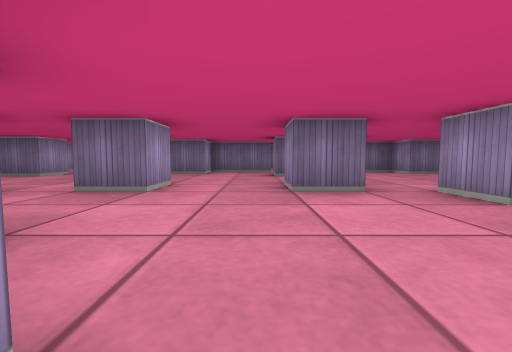
[1] (above)

24 first-person views from a walk through a cub3D maze. The camera is about half as high as the walls, tilts 4° down and sees 90° across. The floor is counted in squares. Each view is taken from the middle of a square. On the plan, view 1 faces up. The plan holds only what a view shows up to about 9 squares ahead; the rest is blank.

[2]
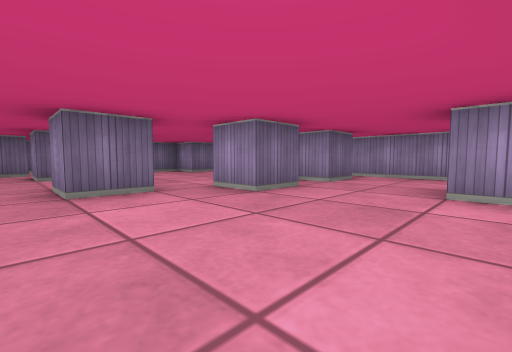

[3]
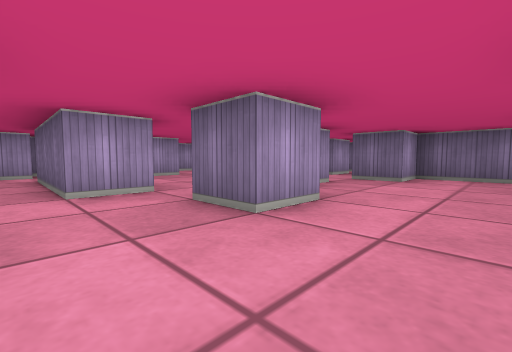

[4]
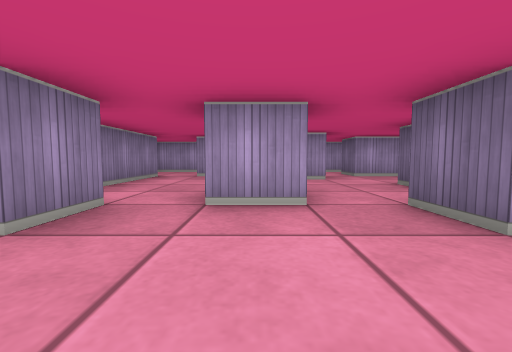

[5]
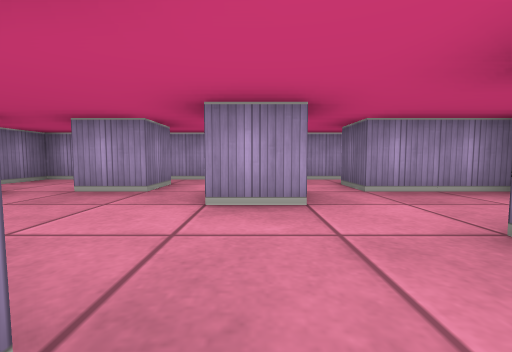

[6]
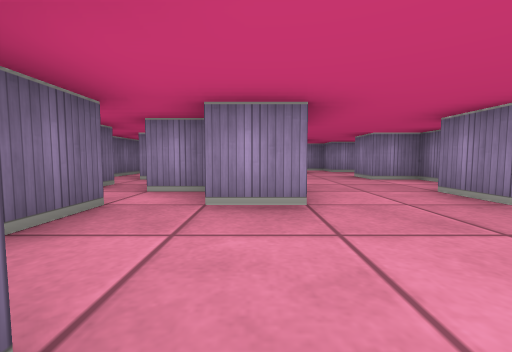

[7]
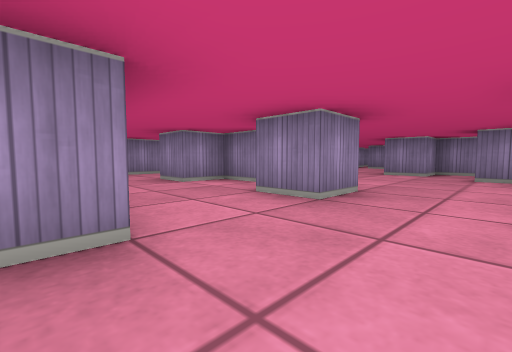

[8]
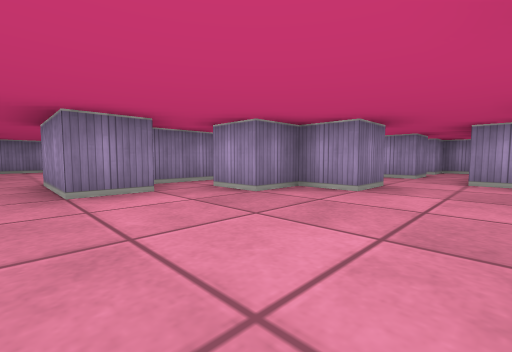

[9]
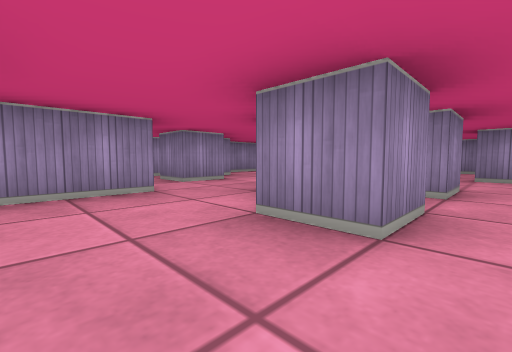

[10]
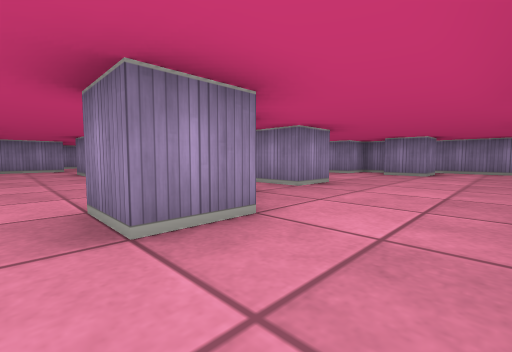

[11]
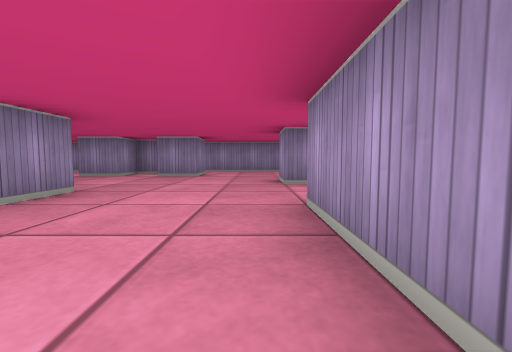

[12]
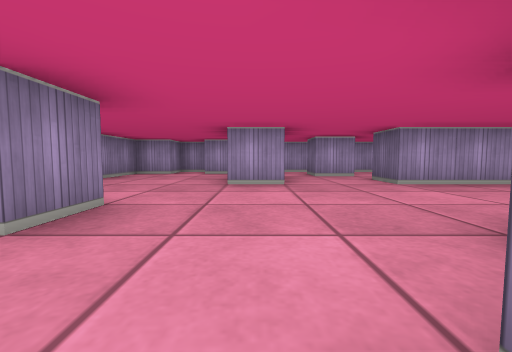

[13]
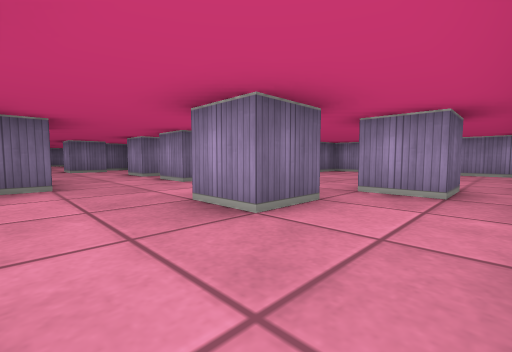

[14]
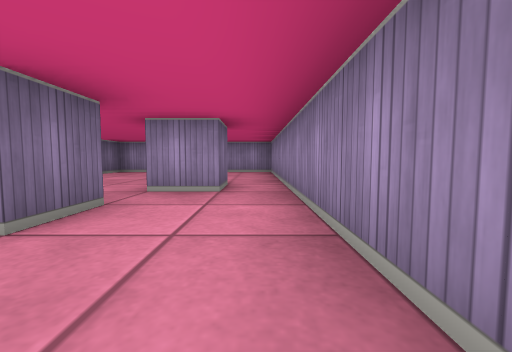

[15]
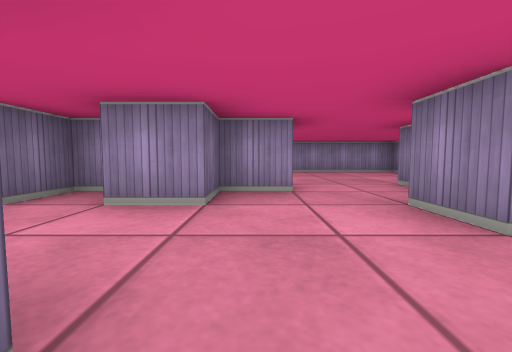

[16]
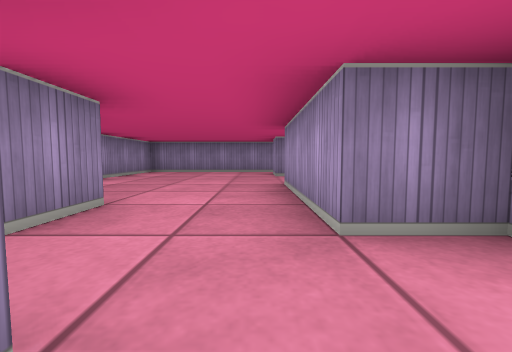

[17]
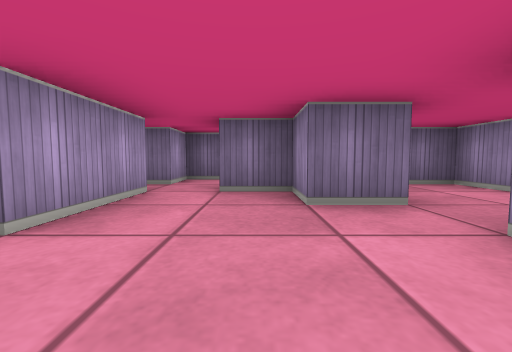

[18]
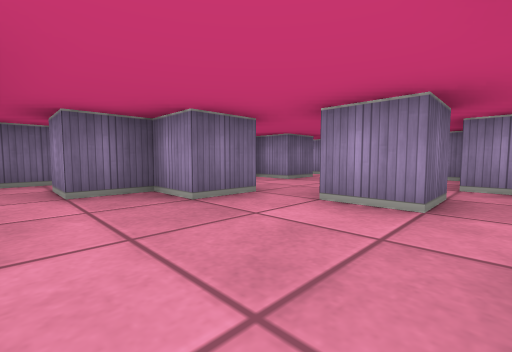

[19]
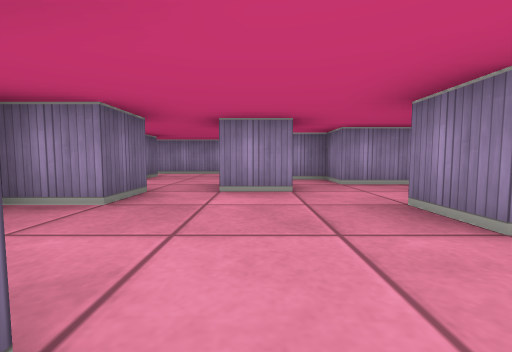

[20]
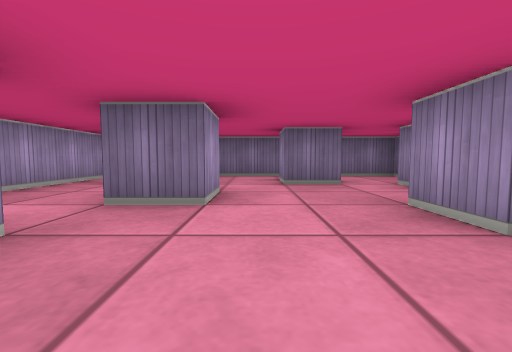

[21]
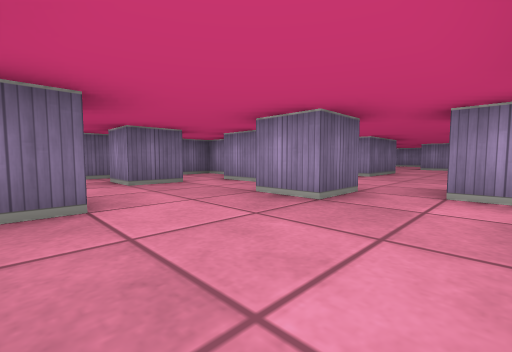

[22]
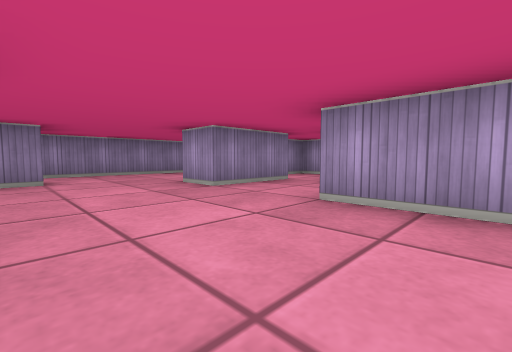

[23]
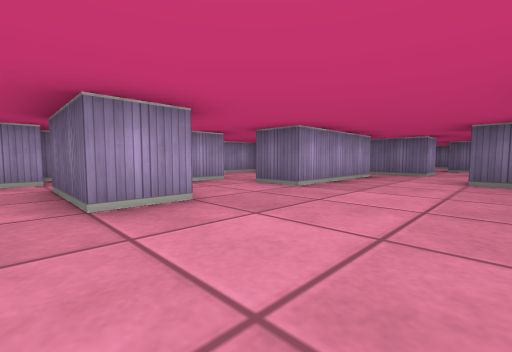

[24]
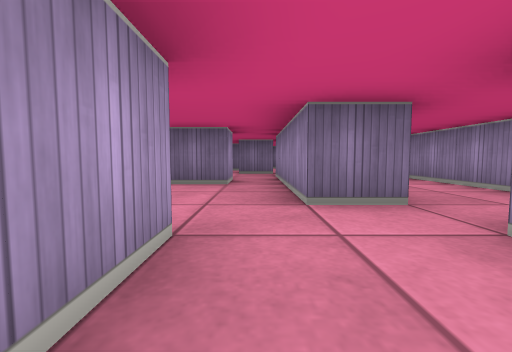

### Floor plan
Key: @ floor where view 1 was taken; # wall or solid block; . floor.
Columns run from 9 left of view 1 to 10 right of it. Each row starts with its distance up from view 1.
 11   ##############
 10 # #.....#  #....##
  9 #.#..#..##...##..#.#
  8 #......##..#..#....#
  7 #..#......##.......#
  6 #.....#........#...#
  5 #.#..............# #
  4 #......#..#..##.## #
  3 #..###......###.#..#
  2 ###.............#..#
  1 #.# #..##.......#..
  0 #.. #...#@...##...
 -1 #...#.....#...#..###
 -2 #.#.....###..##...##
 -3 #........#....#....#
 -4 #..##..............#
 -5 ##..........#......#
 -6 #......###....#....#
 -7 ##......##.........#
 -8  ####### ###########

Where each view was taken, in squares from view 1:
view 1: 0 up, 0 right, facing up
view 2: 0 up, 0 right, facing up-right
view 3: 2 up, 0 right, facing up-left
view 4: 6 up, 0 right, facing left
view 5: 7 up, 3 left, facing left
view 6: 7 up, 2 left, facing right
view 7: 7 up, 1 left, facing down-right
view 8: 3 up, 2 right, facing down-left
view 9: 2 up, 3 right, facing down-right
view 10: 2 up, 4 left, facing down-right
view 11: 1 up, 4 left, facing down
view 12: 4 down, 0 right, facing left
view 13: 7 down, 1 right, facing up-right
view 14: 7 down, 1 right, facing right
view 15: 3 down, 1 right, facing right
view 16: 1 up, 6 right, facing down
view 17: 5 up, 4 right, facing up
view 18: 5 up, 3 right, facing up-right
view 19: 6 up, 2 right, facing right
view 20: 4 up, 5 left, facing up
view 21: 4 up, 6 left, facing up-right
view 22: 0 up, 2 left, facing down-left
view 23: 5 down, 2 left, facing up-left
view 24: 2 down, 6 right, facing up
